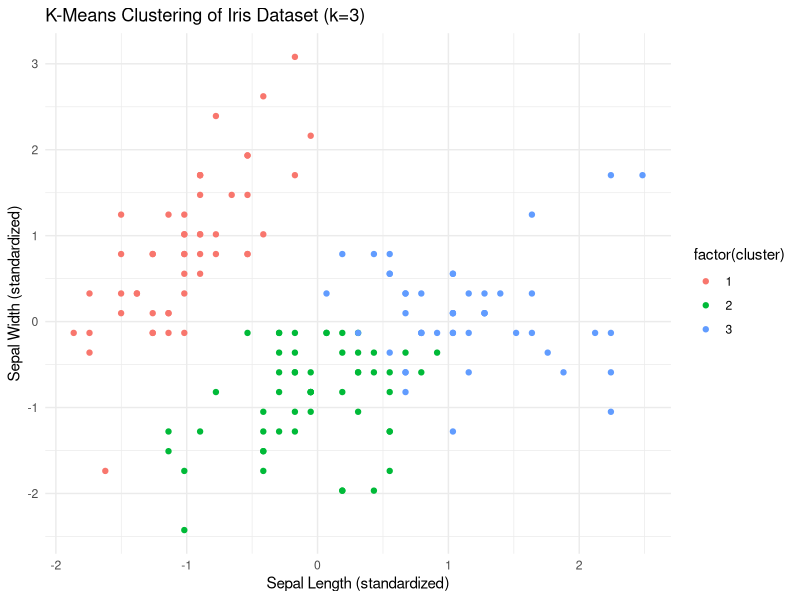

Here is the R script that generated this plot:
# Load the iris dataset
data(iris)

# Select only the numerical variables
iris_num <- iris[,1:4]

# Standardize the variables
iris_num_std <- scale(iris_num)

# Perform k-means clustering with k=3
set.seed(123)
kmeans_fit <- kmeans(iris_num_std, 3)

# Visualize the results using a scatter plot
library(ggplot2)

# Add cluster labels to the iris dataset
iris_clustered <- data.frame(iris_num_std, cluster=kmeans_fit$cluster)

# Plot Sepal.Length vs. Sepal.Width, colored by cluster
ggplot(iris_clustered, aes(x=Sepal.Length, y=Sepal.Width, color=factor(cluster))) + 
  geom_point() +
  labs(title="K-Means Clustering of Iris Dataset (k=3)", x="Sepal Length (standardized)", y="Sepal Width (standardized)") +
  theme_minimal()
